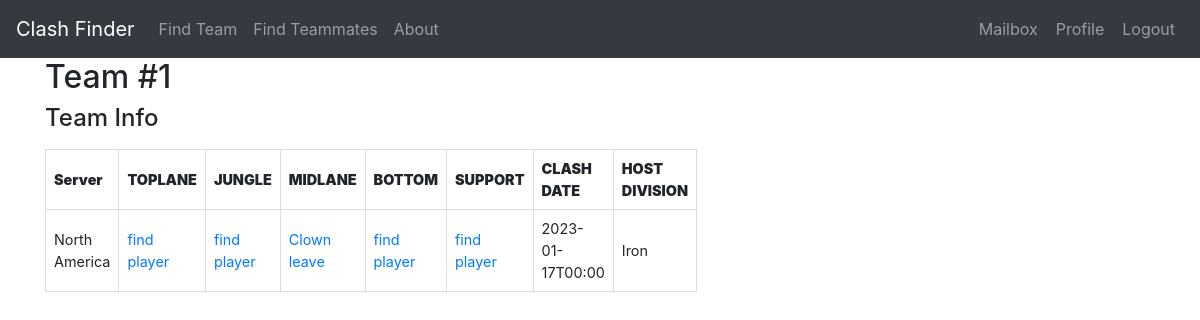
The page /team/1 (signed in) on the database as committed earlier.
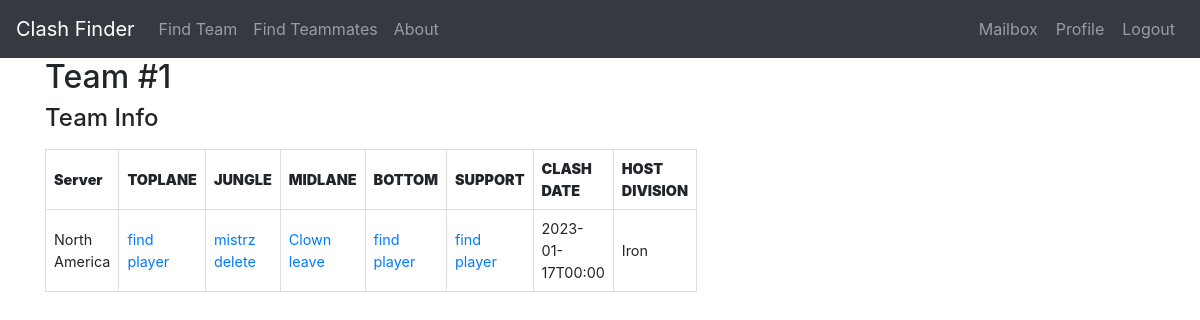
The same page on the database as committed later.
### models.py (models this page shows, shortened)
class ClashTeam(UserMixin, db.Model):
    id = db.Column(db.Integer, primary_key=True)
    clash_date = db.Column(db.DateTime, nullable=False, default=None)
    division = db.Column(db.String(64), index=True, default=None)
    toplane = db.Column(db.String(64), index=True, default=None)
    jungle = db.Column(db.String(64), index=True, default=None)
    midlane = db.Column(db.String(64), index=True, default=None)
    bottom = db.Column(db.String(64), index=True, default=None)
    support = db.Column(db.String(64), index=True, default=None)
    host_id = db.Column(db.Integer, db.ForeignKey('profile.id'))
    invitation = db.relationship('ClashInvitation', backref='futureteam', lazy='dynamic',
                                 cascade="all, delete, delete-orphan")
    request = db.relationship('ClashRequest', backref='desired_team', lazy='dynamic',
                              cascade="all, delete, delete-orphan")
    def formatted_clash_date(self):
        return self.clash_date.strftime('%Y-%m-%dT%H:%M')

### routes.py (the view)
@app.route('/team/<int:teamid>', methods=['GET', 'POST'])
@login_required
def team(teamid):
    team = ClashTeam.query.filter_by(id=teamid).first_or_404()
    return render_template('team.html', team=team, user=current_user)

### models.py (called while the page is built)
@login.user_loader
def load_user(id):
    return User.query.get(int(id))

### templates/team.html (shortened to what the changed rows need)
{% extends "base.html" %}
{% block content %}
<div class="container">
	<div class="row">
		<div class="col-sm-6">
			<h2>Team #{{ team.id }}</h2>
			<div class="account-info">
				<label for="profiles">
				</label>
				<table>
					<thead>
						<tr>
							<th><strong>Server</strong></th>
							<th><strong>TOPLANE</strong></th>
							<th><strong>JUNGLE</strong></th>
							<th><strong>MIDLANE</strong></th>
							<th><strong>BOTTOM</strong></th>
							<th><strong>SUPPORT</strong></th>
							<th><strong>CLASH DATE</strong></th>
							<th><strong>HOST DIVISION</strong></th>
						</tr>
					</thead>
					<tbody>
						<tr>
							<td>{{ team.host.server }}</td>
							<td>
								{% if team.toplane %}
								<a href="{{ url_for('profile', server=team.host.server, nickname=team.toplane) }}">{{
									team.toplane }}</a>
								{% if current_user.id == team.host.user_id and team.toplane != team.host.nickname %}
								<a
									href="{{ url_for('delete_teammate', username=current_user.username, team_id=team.id, position='toplane') }}">delete</a>
								{% elif current_user.profiles.filter_by(nickname=team.toplane, server=team.host.server).all() %}
								<a href="{{ url_for('leave_team', username=current_user.username, team_id=team.id, profile=team.toplane) }}">leave</a>
								{% endif %}
								{% else %}
								{% if current_user.id == team.host.user_id %}
								<a href="{{ url_for('findteammates') }}">find player</a>
								{% else %}
								<a href="{{ url_for('jointeam', team_id=team.id) }}">join</a>
								{% endif %}
								{% endif %}
							</td>
							<td>
								{% if team.jungle %}
								<a href="{{ url_for('profile', server=team.host.server, nickname=team.jungle) }}">{{
									team.jungle }}</a>
								{% if current_user.id == team.host.user_id and team.jungle != team.host.nickname %}
								<a
									href="{{ url_for('delete_teammate', username=current_user.username, team_id=team.id, position='jungle') }}">delete</a>
								{% elif current_user.profiles.filter_by(nickname=team.jungle, server=team.host.server).all() %}
								<a href="{{ url_for('leave_team', username=current_user.username, team_id=team.id, profile=team.jungle) }}">leave</a>
								{% endif %}
								{% else %}
								{% if current_user.id == team.host.user_id %}
								<a href="{{ url_for('findteammates') }}">find player</a>
								{% else %}
								<a href="{{ url_for('jointeam', team_id=team.id) }}">join</a>
								{% endif %}
								{% endif %}
							</td>
							<td>
								{% if team.midlane %}
								<a href="{{ url_for('profile', server=team.host.server, nickname=team.midlane) }}">{{
									team.midlane }}</a>
								{% if current_user.id == team.host.user_id and team.midlane != team.host.nickname %}
								<a
									href="{{ url_for('delete_teammate', username=current_user.username, team_id=team.id, position='midlane') }}">delete</a>
								{% elif current_user.profiles.filter_by(nickname=team.midlane, server=team.host.server).all() %}
								<a href="{{ url_for('leave_team', username=current_user.username, team_id=team.id, profile=team.midlane) }}">leave</a>
								{% endif %}
								{% else %}
								{% if current_user.id == team.host.user_id %}
								<a href="{{ url_for('findteammates') }}">find player</a>
								{% else %}
								<a href="{{ url_for('jointeam', team_id=team.id) }}">join</a>
								{% endif %}
								{% endif %}
							</td>
							<td>
								{% if team.bottom %}
								<a href="{{ url_for('profile', server=team.host.server, nickname=team.bottom) }}">{{
									team.bottom }}</a>
								{% if current_user.id == team.host.user_id and team.bottom != team.host.nickname %}
								<a
									href="{{ url_for('delete_teammate', username=current_user.username, team_id=team.id, position='bottom') }}">delete</a>
								{% elif current_user.profiles.filter_by(nickname=team.bottom, server=team.host.server).all() %}
								<a href="{{ url_for('leave_team', username=current_user.username, team_id=team.id, profile=team.bottom) }}">leave</a>
								{% endif %}
								{% else %}
								{% if current_user.id == team.host.user_id %}
								<a href="{{ url_for('findteammates') }}">find player</a>
								{% else %}
								<a href="{{ url_for('jointeam', team_id=team.id) }}">join</a>
								{% endif %}
								{% endif %}
							</td>
							<td>
								{% if team.support %}
								<a href="{{ url_for('profile', server=team.host.server, nickname=team.support) }}">{{
									team.support }}</a>
								{% if current_user.id == team.host.user_id and team.support != team.host.nickname %}
								<a
									href="{{ url_for('delete_teammate', username=current_user.username, team_id=team.id, position='support') }}">delete</a>
								{% elif current_user.profiles.filter_by(nickname=team.support, server=team.host.server).all() %}
								<a href="{{ url_for('leave_team', username=current_user.username, team_id=team.id, profile=team.support) }}">leave</a>
								{% endif %}
								{% else %}
								{% if current_user.id == team.host.user_id %}
								<a href="{{ url_for('findteammates') }}">find player</a>
								{% else %}
								<a href="{{ url_for('jointeam', team_id=team.id) }}">join</a>
								{% endif %}
								{% endif %}
							</td>
							<td>{{ team.formatted_clash_date()}}</td>
							<td>{{ team.division}}</td>
						</tr>
					</tbody>
				</table>
			</div>
		</div>
	</div>
</div>
{% endblock %}

Rows that differ between the two databases and show on the page:
changed ClashTeam "Clown": jungle (not shown) → "mistrz"
Other text that changed with them:
text no longer shown: "find player"
text now shown: "delete"
